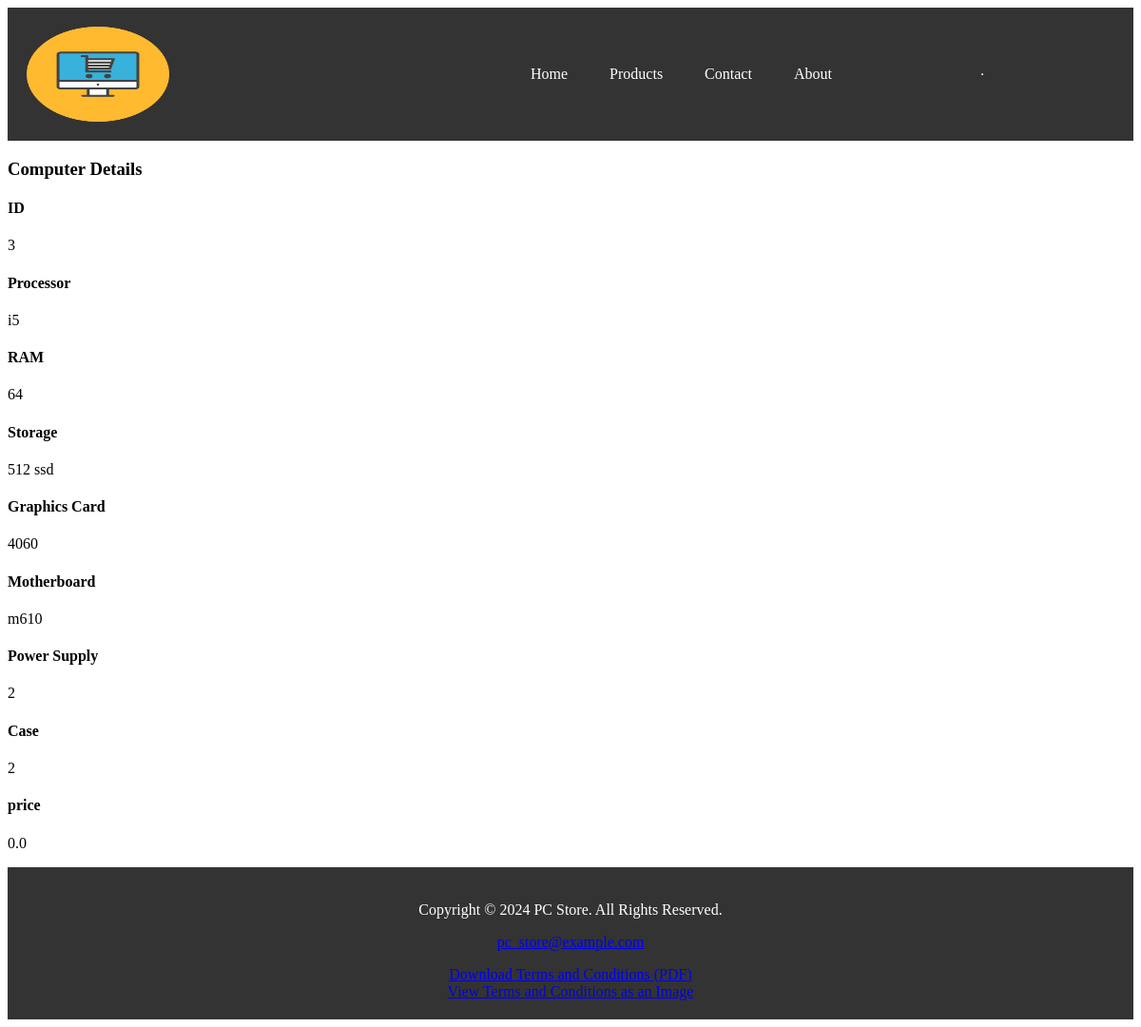
Page /book/3 on the earlier database version.
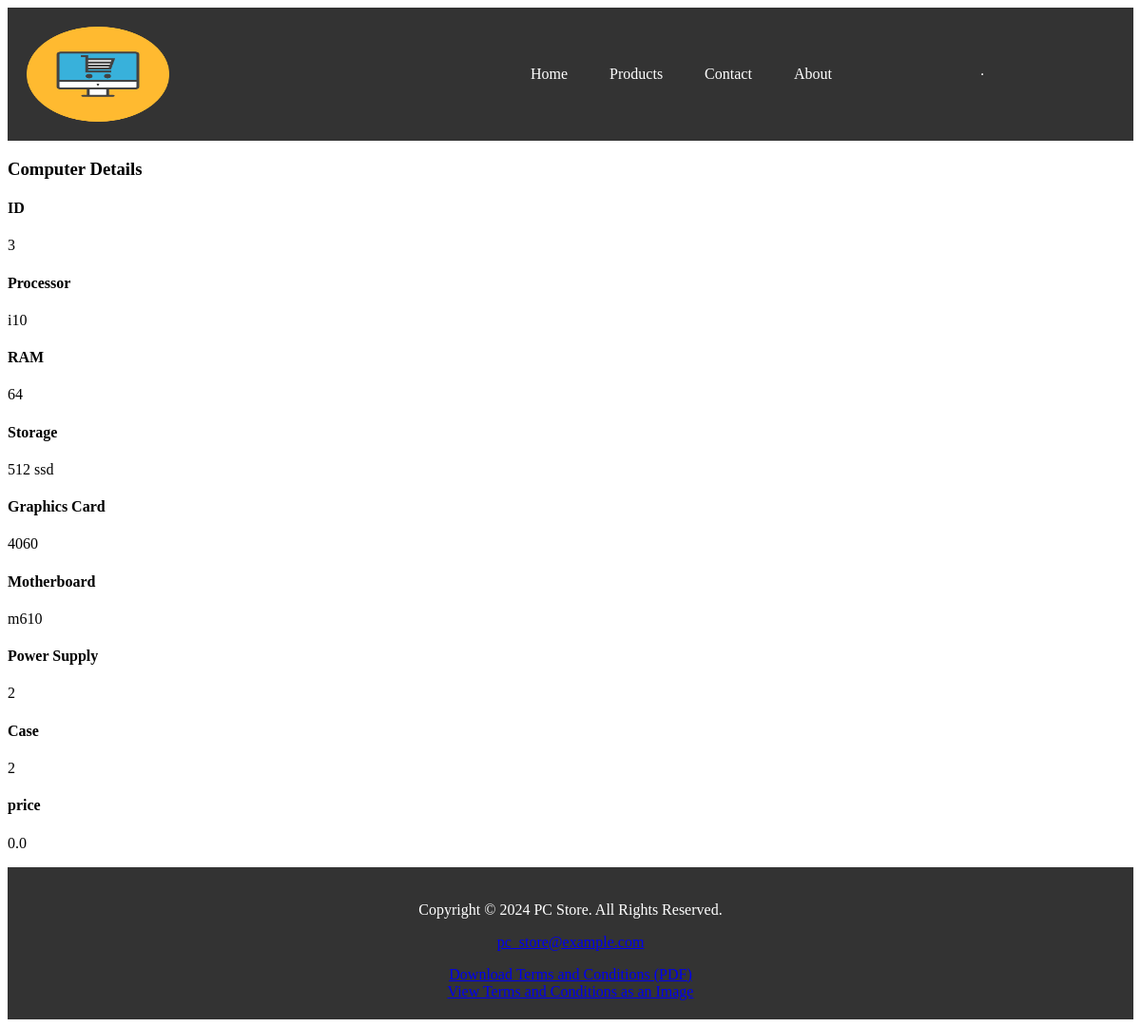
Same page on the later database version.
### apps/bookmodule/models.py (models this page shows)
class PCS(models.Model):
    id = models.BigAutoField(auto_created=True, primary_key=True, serialize=False, verbose_name='ID')
    Processor = models.CharField(max_length = 50)
    RAM = models.CharField(max_length = 50)
    Storage = models.CharField(max_length = 50)
    graphics_card = models.CharField(max_length = 50)
    Motherboard	 = models.CharField(max_length = 50)
    Power_Supply = models.CharField(max_length = 50)
    Case = models.CharField(max_length = 50)
    price = models.FloatField(default = 0.0)

### apps/bookmodule/views.py (the view)
# urls.py: path('book/<int:bId>', views.book,name='book'),
def book(request, bId):
    obj = PCS.objects.get(id = bId)
    return render(request, 'bookmodule/book.html', {"obj":obj})

### apps/templates/bookmodule/book.html (shortened to what this page needs)
{% extends "layouts/base_book.html" %}
{% block content %}
<h3>Computer Details</h3>
 <h4>ID</h4>
<p>{{obj.id}}</p>
<h4>Processor</h4>
<p>{{obj.Processor}}</p>
<h4>RAM</h4>
<p>{{obj.RAM}}</p>
<h4>Storage</h4>
<p>{{obj.Storage}}</p>
<h4>Graphics Card</h4>
<p>{{obj.graphics_card}}</p>
<h4>Motherboard</h4>
<p>{{obj.Motherboard}}</p>
<h4>Power Supply</h4>
<p>{{obj.Power_Supply}}</p>
<h4>Case</h4>
<p>{{obj.Case}}</p>
<h4>price</h4>
<p>{{obj.price}}</p>
{% endblock %}

Differences in the rows shown:
changed PCS "512 ssd": Processor "i5" → "i10"
